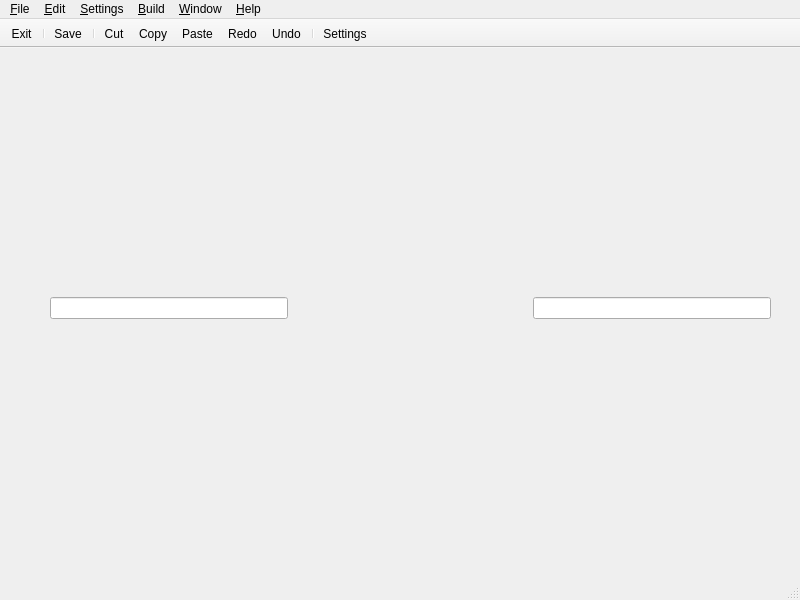
<?xml version="1.0" encoding="UTF-8"?>
<ui version="4.0">
 <class>MainWindow</class>
 <widget class="QMainWindow" name="MainWindow">
  <property name="geometry">
   <rect>
    <x>0</x>
    <y>0</y>
    <width>800</width>
    <height>600</height>
   </rect>
  </property>
  <property name="windowTitle">
   <string>Buttons and Actions Template</string>
  </property>
  <widget class="QWidget" name="centralwidget">
   <widget class="QWidget" name="horizontalLayoutWidget">
    <property name="geometry">
     <rect>
      <x>50</x>
      <y>220</y>
      <width>721</width>
      <height>80</height>
     </rect>
    </property>
    <layout class="QHBoxLayout" name="horizontalLayout">
     <item>
      <widget class="QLineEdit" name="lineEditLeft"/>
     </item>
     <item>
      <spacer name="horizontalSpacer">
       <property name="orientation">
        <enum>Qt::Horizontal</enum>
       </property>
       <property name="sizeHint" stdset="0">
        <size>
         <width>168</width>
         <height>20</height>
        </size>
       </property>
      </spacer>
     </item>
     <item>
      <widget class="QLineEdit" name="lineEditRight"/>
     </item>
    </layout>
   </widget>
  </widget>
  <widget class="QMenuBar" name="menubarStandard">
   <property name="geometry">
    <rect>
     <x>0</x>
     <y>0</y>
     <width>800</width>
     <height>22</height>
    </rect>
   </property>
   <widget class="QMenu" name="menu_File">
    <property name="title">
     <string>&amp;File</string>
    </property>
    <addaction name="actionMenuSave"/>
    <addaction name="actionMenuSaveAs"/>
    <addaction name="separator"/>
    <addaction name="actionMenuExit"/>
   </widget>
   <widget class="QMenu" name="menu_Edit">
    <property name="title">
     <string>&amp;Edit</string>
    </property>
    <addaction name="actionMenuCopy"/>
    <addaction name="actionMenuCut"/>
    <addaction name="actionMenuPaste"/>
    <addaction name="actionMenuClear"/>
    <addaction name="separator"/>
    <addaction name="actionMenuRedo"/>
    <addaction name="actionMenuUndo"/>
    <addaction name="separator"/>
    <addaction name="actionMenuSelectAll"/>
   </widget>
   <widget class="QMenu" name="menu_Settings">
    <property name="title">
     <string>&amp;Settings</string>
    </property>
    <addaction name="actionMenuConfigure"/>
   </widget>
   <widget class="QMenu" name="menu_Window">
    <property name="title">
     <string>&amp;Window</string>
    </property>
    <addaction name="actionMenuMinimise"/>
    <addaction name="actionMenuMaximise"/>
   </widget>
   <widget class="QMenu" name="menu_Help">
    <property name="title">
     <string>&amp;Help</string>
    </property>
    <addaction name="actionMenuContextHelp"/>
    <addaction name="separator"/>
    <addaction name="actionMenuAbout"/>
    <addaction name="actionMenuAboutQt"/>
   </widget>
   <widget class="QMenu" name="menu_Build">
    <property name="title">
     <string>&amp;Build</string>
    </property>
    <addaction name="actionMenuRun"/>
   </widget>
   <addaction name="menu_File"/>
   <addaction name="menu_Edit"/>
   <addaction name="menu_Settings"/>
   <addaction name="menu_Build"/>
   <addaction name="menu_Window"/>
   <addaction name="menu_Help"/>
  </widget>
  <widget class="QStatusBar" name="statusbarStandard"/>
  <widget class="QToolBar" name="toolBarSmall">
   <property name="minimumSize">
    <size>
     <width>0</width>
     <height>0</height>
    </size>
   </property>
   <property name="cursor">
    <cursorShape>PointingHandCursor</cursorShape>
   </property>
   <property name="windowTitle">
    <string>toolBarSmall</string>
   </property>
   <property name="movable">
    <bool>false</bool>
   </property>
   <property name="iconSize">
    <size>
     <width>64</width>
     <height>64</height>
    </size>
   </property>
   <attribute name="toolBarArea">
    <enum>TopToolBarArea</enum>
   </attribute>
   <attribute name="toolBarBreak">
    <bool>false</bool>
   </attribute>
   <addaction name="actionExit"/>
   <addaction name="separator"/>
   <addaction name="actionSave"/>
   <addaction name="separator"/>
   <addaction name="actionCut"/>
   <addaction name="actionCopy"/>
   <addaction name="actionPaste"/>
   <addaction name="actionRedo"/>
   <addaction name="actionUndo"/>
   <addaction name="separator"/>
   <addaction name="actionSettings"/>
  </widget>
  <action name="actionAbout">
   <property name="icon">
    <iconset resource="buttonresource.qrc">
     <normaloff>:/Buttons/glassButtonAbout.png</normaloff>:/Buttons/glassButtonAbout.png</iconset>
   </property>
   <property name="text">
    <string>About</string>
   </property>
   <property name="toolTip">
    <string>About</string>
   </property>
  </action>
  <action name="actionAndroid">
   <property name="icon">
    <iconset resource="buttonresource.qrc">
     <normaloff>:/Buttons/glassButtonAndroid.png</normaloff>:/Buttons/glassButtonAndroid.png</iconset>
   </property>
   <property name="text">
    <string>Android</string>
   </property>
   <property name="toolTip">
    <string>Android</string>
   </property>
  </action>
  <action name="actionApacheWebServer">
   <property name="icon">
    <iconset resource="buttonresource.qrc">
     <normaloff>:/Buttons/glassButtonApacheWebServer.png</normaloff>:/Buttons/glassButtonApacheWebServer.png</iconset>
   </property>
   <property name="text">
    <string>Apache Web Server</string>
   </property>
   <property name="toolTip">
    <string>Apache Web Server</string>
   </property>
  </action>
  <action name="actionArduino">
   <property name="icon">
    <iconset resource="buttonresource.qrc">
     <normaloff>:/Buttons/glassButtonArduino.png</normaloff>:/Buttons/glassButtonArduino.png</iconset>
   </property>
   <property name="text">
    <string>Arduino</string>
   </property>
   <property name="toolTip">
    <string>Arduino</string>
   </property>
  </action>
  <action name="actionBash">
   <property name="icon">
    <iconset resource="buttonresource.qrc">
     <normaloff>:/Buttons/glassButtonBash.png</normaloff>:/Buttons/glassButtonBash.png</iconset>
   </property>
   <property name="text">
    <string>Bash</string>
   </property>
   <property name="toolTip">
    <string>Bash</string>
   </property>
  </action>
  <action name="actionC">
   <property name="icon">
    <iconset resource="buttonresource.qrc">
     <normaloff>:/Buttons/glassButtonC.png</normaloff>:/Buttons/glassButtonC.png</iconset>
   </property>
   <property name="text">
    <string>C</string>
   </property>
   <property name="toolTip">
    <string>C</string>
   </property>
  </action>
  <action name="actionCpp">
   <property name="icon">
    <iconset resource="buttonresource.qrc">
     <normaloff>:/Buttons/glassButtonC++.png</normaloff>:/Buttons/glassButtonC++.png</iconset>
   </property>
   <property name="text">
    <string>C++</string>
   </property>
   <property name="toolTip">
    <string>C++</string>
   </property>
  </action>
  <action name="actionCancel">
   <property name="icon">
    <iconset resource="buttonresource.qrc">
     <normaloff>:/Buttons/glassButtonCancel.png</normaloff>:/Buttons/glassButtonCancel.png</iconset>
   </property>
   <property name="text">
    <string>Cancel</string>
   </property>
   <property name="toolTip">
    <string>Cancel</string>
   </property>
  </action>
  <action name="actionClear">
   <property name="icon">
    <iconset resource="buttonresource.qrc">
     <normaloff>:/Buttons/glassButtonClear.png</normaloff>:/Buttons/glassButtonClear.png</iconset>
   </property>
   <property name="text">
    <string>Clear</string>
   </property>
   <property name="toolTip">
    <string>Clear</string>
   </property>
  </action>
  <action name="actionCMake">
   <property name="icon">
    <iconset resource="buttonresource.qrc">
     <normaloff>:/Buttons/glassButtonCMake.png</normaloff>:/Buttons/glassButtonCMake.png</iconset>
   </property>
   <property name="text">
    <string>CMake</string>
   </property>
   <property name="toolTip">
    <string>CMake</string>
   </property>
  </action>
  <action name="actionCopy">
   <property name="icon">
    <iconset resource="buttonresource.qrc">
     <normaloff>:/Buttons/glassButtonCopy.png</normaloff>:/Buttons/glassButtonCopy.png</iconset>
   </property>
   <property name="text">
    <string>Copy</string>
   </property>
   <property name="toolTip">
    <string>Copy</string>
   </property>
  </action>
  <action name="actionCSS">
   <property name="icon">
    <iconset resource="buttonresource.qrc">
     <normaloff>:/Buttons/glassButtonCSS.png</normaloff>:/Buttons/glassButtonCSS.png</iconset>
   </property>
   <property name="text">
    <string>CSS</string>
   </property>
   <property name="toolTip">
    <string>CSS</string>
   </property>
  </action>
  <action name="actionCut">
   <property name="icon">
    <iconset resource="buttonresource.qrc">
     <normaloff>:/Buttons/glassButtonCut.png</normaloff>:/Buttons/glassButtonCut.png</iconset>
   </property>
   <property name="text">
    <string>Cut</string>
   </property>
   <property name="toolTip">
    <string>Cut</string>
   </property>
  </action>
  <action name="actionDoxygen">
   <property name="icon">
    <iconset resource="buttonresource.qrc">
     <normaloff>:/Buttons/glassButtonDoxygen.png</normaloff>:/Buttons/glassButtonDoxygen.png</iconset>
   </property>
   <property name="text">
    <string>Doxygen</string>
   </property>
   <property name="toolTip">
    <string>Doxygen</string>
   </property>
  </action>
  <action name="actionExit">
   <property name="icon">
    <iconset resource="buttonresource.qrc">
     <normaloff>:/Buttons/glassButtonExit.png</normaloff>:/Buttons/glassButtonExit.png</iconset>
   </property>
   <property name="text">
    <string>Exit</string>
   </property>
   <property name="toolTip">
    <string>Exit</string>
   </property>
  </action>
  <action name="actionGit">
   <property name="icon">
    <iconset resource="buttonresource.qrc">
     <normaloff>:/Buttons/glassButtonGit.png</normaloff>:/Buttons/glassButtonGit.png</iconset>
   </property>
   <property name="text">
    <string>Git</string>
   </property>
   <property name="toolTip">
    <string>Git</string>
   </property>
  </action>
  <action name="actionGitHub">
   <property name="icon">
    <iconset resource="buttonresource.qrc">
     <normaloff>:/Buttons/glassButtonGitHub.png</normaloff>:/Buttons/glassButtonGitHub.png</iconset>
   </property>
   <property name="text">
    <string>GitHub</string>
   </property>
   <property name="toolTip">
    <string>GitHub</string>
   </property>
  </action>
  <action name="actionGraphViz">
   <property name="icon">
    <iconset resource="buttonresource.qrc">
     <normaloff>:/Buttons/glassButtonGraphViz.png</normaloff>:/Buttons/glassButtonGraphViz.png</iconset>
   </property>
   <property name="text">
    <string>GraphViz</string>
   </property>
   <property name="toolTip">
    <string>GraphViz</string>
   </property>
  </action>
  <action name="actionHelp">
   <property name="icon">
    <iconset resource="buttonresource.qrc">
     <normaloff>:/Buttons/glassButtonHelp.png</normaloff>:/Buttons/glassButtonHelp.png</iconset>
   </property>
   <property name="text">
    <string>Help</string>
   </property>
   <property name="toolTip">
    <string>Help</string>
   </property>
  </action>
  <action name="actionHTML">
   <property name="icon">
    <iconset resource="buttonresource.qrc">
     <normaloff>:/Buttons/glassButtonHtml.png</normaloff>:/Buttons/glassButtonHtml.png</iconset>
   </property>
   <property name="text">
    <string>HTML</string>
   </property>
   <property name="toolTip">
    <string>HTML</string>
   </property>
  </action>
  <action name="actionImages">
   <property name="icon">
    <iconset resource="buttonresource.qrc">
     <normaloff>:/Buttons/glassButtonImages.png</normaloff>:/Buttons/glassButtonImages.png</iconset>
   </property>
   <property name="text">
    <string>Images</string>
   </property>
   <property name="toolTip">
    <string>Images</string>
   </property>
  </action>
  <action name="actioniOS">
   <property name="icon">
    <iconset resource="buttonresource.qrc">
     <normaloff>:/Buttons/glassButtonIos.png</normaloff>:/Buttons/glassButtonIos.png</iconset>
   </property>
   <property name="text">
    <string>iOS</string>
   </property>
   <property name="toolTip">
    <string>iOS</string>
   </property>
  </action>
  <action name="actionJava">
   <property name="icon">
    <iconset resource="buttonresource.qrc">
     <normaloff>:/Buttons/glassButtonJava.png</normaloff>:/Buttons/glassButtonJava.png</iconset>
   </property>
   <property name="text">
    <string>Java</string>
   </property>
   <property name="toolTip">
    <string>Java</string>
   </property>
  </action>
  <action name="actionKDoc">
   <property name="icon">
    <iconset resource="buttonresource.qrc">
     <normaloff>:/Buttons/glassButtonKDoc.png</normaloff>:/Buttons/glassButtonKDoc.png</iconset>
   </property>
   <property name="text">
    <string>KDoc</string>
   </property>
   <property name="toolTip">
    <string>KDoc</string>
   </property>
  </action>
  <action name="actionKotlin">
   <property name="icon">
    <iconset resource="buttonresource.qrc">
     <normaloff>:/Buttons/glassButtonKotlin.png</normaloff>:/Buttons/glassButtonKotlin.png</iconset>
   </property>
   <property name="text">
    <string>Kotlin</string>
   </property>
   <property name="toolTip">
    <string>Kotlin</string>
   </property>
  </action>
  <action name="actionList">
   <property name="icon">
    <iconset resource="buttonresource.qrc">
     <normaloff>:/Buttons/glassButtonList.png</normaloff>:/Buttons/glassButtonList.png</iconset>
   </property>
   <property name="text">
    <string>List</string>
   </property>
   <property name="toolTip">
    <string>List</string>
   </property>
  </action>
  <action name="actionLoad">
   <property name="icon">
    <iconset resource="buttonresource.qrc">
     <normaloff>:/Buttons/glassButtonLoad.png</normaloff>:/Buttons/glassButtonLoad.png</iconset>
   </property>
   <property name="text">
    <string>Load</string>
   </property>
   <property name="toolTip">
    <string>Load</string>
   </property>
  </action>
  <action name="actionMySql">
   <property name="icon">
    <iconset resource="buttonresource.qrc">
     <normaloff>:/Buttons/glassButtonMySql.png</normaloff>:/Buttons/glassButtonMySql.png</iconset>
   </property>
   <property name="text">
    <string>MySQL</string>
   </property>
   <property name="toolTip">
    <string>MySQL</string>
   </property>
  </action>
  <action name="actionNew">
   <property name="icon">
    <iconset resource="buttonresource.qrc">
     <normaloff>:/Buttons/glassButtonNew.png</normaloff>:/Buttons/glassButtonNew.png</iconset>
   </property>
   <property name="text">
    <string>New</string>
   </property>
   <property name="toolTip">
    <string>New</string>
   </property>
  </action>
  <action name="actionNo">
   <property name="icon">
    <iconset resource="buttonresource.qrc">
     <normaloff>:/Buttons/glassButtonNo.png</normaloff>:/Buttons/glassButtonNo.png</iconset>
   </property>
   <property name="text">
    <string>No</string>
   </property>
   <property name="toolTip">
    <string>No</string>
   </property>
  </action>
  <action name="actionOverWrite">
   <property name="icon">
    <iconset resource="buttonresource.qrc">
     <normaloff>:/Buttons/glassButtonOverWrite.png</normaloff>:/Buttons/glassButtonOverWrite.png</iconset>
   </property>
   <property name="text">
    <string>Over Write</string>
   </property>
   <property name="toolTip">
    <string>Over Write</string>
   </property>
  </action>
  <action name="actionPaste">
   <property name="icon">
    <iconset resource="buttonresource.qrc">
     <normaloff>:/Buttons/glassButtonPaste.png</normaloff>:/Buttons/glassButtonPaste.png</iconset>
   </property>
   <property name="text">
    <string>Paste</string>
   </property>
   <property name="toolTip">
    <string>Paste</string>
   </property>
  </action>
  <action name="actionPhp">
   <property name="icon">
    <iconset resource="buttonresource.qrc">
     <normaloff>:/Buttons/glassButtonPhp.png</normaloff>:/Buttons/glassButtonPhp.png</iconset>
   </property>
   <property name="text">
    <string>PHP</string>
   </property>
   <property name="toolTip">
    <string>PHP</string>
   </property>
  </action>
  <action name="actionPostgreSql">
   <property name="icon">
    <iconset resource="buttonresource.qrc">
     <normaloff>:/Buttons/glassButtonPostgreSql.png</normaloff>:/Buttons/glassButtonPostgreSql.png</iconset>
   </property>
   <property name="text">
    <string>PostgreSql</string>
   </property>
   <property name="toolTip">
    <string>PostggreSql</string>
   </property>
  </action>
  <action name="actionPrint">
   <property name="icon">
    <iconset resource="buttonresource.qrc">
     <normaloff>:/Buttons/glassButtonPrint.png</normaloff>:/Buttons/glassButtonPrint.png</iconset>
   </property>
   <property name="text">
    <string>Print</string>
   </property>
   <property name="toolTip">
    <string>Print</string>
   </property>
  </action>
  <action name="actionPython">
   <property name="icon">
    <iconset resource="buttonresource.qrc">
     <normaloff>:/Buttons/glassButtonPython.png</normaloff>:/Buttons/glassButtonPython.png</iconset>
   </property>
   <property name="text">
    <string>Python</string>
   </property>
   <property name="toolTip">
    <string>Python</string>
   </property>
  </action>
  <action name="actionQt">
   <property name="icon">
    <iconset resource="buttonresource.qrc">
     <normaloff>:/Buttons/glassButtonQt.png</normaloff>:/Buttons/glassButtonQt.png</iconset>
   </property>
   <property name="text">
    <string>Qt</string>
   </property>
   <property name="toolTip">
    <string>Qt</string>
   </property>
  </action>
  <action name="actionQtAbout">
   <property name="icon">
    <iconset resource="buttonresource.qrc">
     <normaloff>:/Buttons/glassButtonQtAbout.png</normaloff>:/Buttons/glassButtonQtAbout.png</iconset>
   </property>
   <property name="text">
    <string>Qt About</string>
   </property>
   <property name="toolTip">
    <string>Qt About</string>
   </property>
  </action>
  <action name="actionQtDesigner">
   <property name="icon">
    <iconset resource="buttonresource.qrc">
     <normaloff>:/Buttons/glassButtonQtDesigner.png</normaloff>:/Buttons/glassButtonQtDesigner.png</iconset>
   </property>
   <property name="text">
    <string>Qt Designer</string>
   </property>
   <property name="toolTip">
    <string>Qt Designer</string>
   </property>
  </action>
  <action name="actionQtPython">
   <property name="icon">
    <iconset resource="buttonresource.qrc">
     <normaloff>:/Buttons/glassButtonQtPython.png</normaloff>:/Buttons/glassButtonQtPython.png</iconset>
   </property>
   <property name="text">
    <string>Qt Python</string>
   </property>
   <property name="toolTip">
    <string>Qt Python</string>
   </property>
  </action>
  <action name="actionQuit">
   <property name="icon">
    <iconset resource="buttonresource.qrc">
     <normaloff>:/Buttons/glassButtonQuit.png</normaloff>:/Buttons/glassButtonQuit.png</iconset>
   </property>
   <property name="text">
    <string>Quit</string>
   </property>
   <property name="toolTip">
    <string>Quit</string>
   </property>
  </action>
  <action name="actionRedo">
   <property name="icon">
    <iconset resource="buttonresource.qrc">
     <normaloff>:/Buttons/glassButtonRedo.png</normaloff>:/Buttons/glassButtonRedo.png</iconset>
   </property>
   <property name="text">
    <string>Redo</string>
   </property>
   <property name="toolTip">
    <string>Redo</string>
   </property>
  </action>
  <action name="actionRename">
   <property name="icon">
    <iconset resource="buttonresource.qrc">
     <normaloff>:/Buttons/glassButtonRename.png</normaloff>:/Buttons/glassButtonRename.png</iconset>
   </property>
   <property name="text">
    <string>Rename</string>
   </property>
   <property name="toolTip">
    <string>Rename</string>
   </property>
  </action>
  <action name="actionReset">
   <property name="icon">
    <iconset resource="buttonresource.qrc">
     <normaloff>:/Buttons/glassButtonReset.png</normaloff>:/Buttons/glassButtonReset.png</iconset>
   </property>
   <property name="text">
    <string>Reset</string>
   </property>
   <property name="toolTip">
    <string>Reset</string>
   </property>
  </action>
  <action name="actionResourceCompiler">
   <property name="icon">
    <iconset resource="buttonresource.qrc">
     <normaloff>:/Buttons/glassButtonResourceCompiler.png</normaloff>:/Buttons/glassButtonResourceCompiler.png</iconset>
   </property>
   <property name="text">
    <string>Resource Compiler</string>
   </property>
   <property name="toolTip">
    <string>Resource Compiler</string>
   </property>
  </action>
  <action name="actionRun">
   <property name="icon">
    <iconset resource="buttonresource.qrc">
     <normaloff>:/Buttons/glassButtonRun.png</normaloff>:/Buttons/glassButtonRun.png</iconset>
   </property>
   <property name="text">
    <string>Run</string>
   </property>
   <property name="toolTip">
    <string>Run</string>
   </property>
  </action>
  <action name="actionSave">
   <property name="icon">
    <iconset resource="buttonresource.qrc">
     <normaloff>:/Buttons/glassButtonSave.png</normaloff>:/Buttons/glassButtonSave.png</iconset>
   </property>
   <property name="text">
    <string>Save</string>
   </property>
   <property name="toolTip">
    <string>Save</string>
   </property>
  </action>
  <action name="actionSaveAs">
   <property name="icon">
    <iconset resource="buttonresource.qrc">
     <normaloff>:/Buttons/glassButtonSaveAs.png</normaloff>:/Buttons/glassButtonSaveAs.png</iconset>
   </property>
   <property name="text">
    <string>Save As</string>
   </property>
   <property name="toolTip">
    <string>Save As</string>
   </property>
  </action>
  <action name="actionScript">
   <property name="icon">
    <iconset resource="buttonresource.qrc">
     <normaloff>:/Buttons/glassButtonScript.png</normaloff>:/Buttons/glassButtonScript.png</iconset>
   </property>
   <property name="text">
    <string>Script</string>
   </property>
   <property name="toolTip">
    <string>Script</string>
   </property>
  </action>
  <action name="actionSelect">
   <property name="icon">
    <iconset resource="buttonresource.qrc">
     <normaloff>:/Buttons/glassButtonSelect.png</normaloff>:/Buttons/glassButtonSelect.png</iconset>
   </property>
   <property name="text">
    <string>Select</string>
   </property>
   <property name="toolTip">
    <string>Select</string>
   </property>
  </action>
  <action name="actionSettings">
   <property name="icon">
    <iconset resource="buttonresource.qrc">
     <normaloff>:/Buttons/glassButtonSettings.png</normaloff>:/Buttons/glassButtonSettings.png</iconset>
   </property>
   <property name="text">
    <string>Settings</string>
   </property>
   <property name="toolTip">
    <string>Settings</string>
   </property>
  </action>
  <action name="actionSqlLite">
   <property name="icon">
    <iconset resource="buttonresource.qrc">
     <normaloff>:/Buttons/glassButtonSqllite.png</normaloff>:/Buttons/glassButtonSqllite.png</iconset>
   </property>
   <property name="text">
    <string>SQL Lite</string>
   </property>
   <property name="toolTip">
    <string>SQL Lite</string>
   </property>
  </action>
  <action name="actionStart">
   <property name="icon">
    <iconset resource="buttonresource.qrc">
     <normaloff>:/Buttons/glassButtonStart.png</normaloff>:/Buttons/glassButtonStart.png</iconset>
   </property>
   <property name="text">
    <string>Start</string>
   </property>
   <property name="toolTip">
    <string>Start</string>
   </property>
  </action>
  <action name="actionStop">
   <property name="icon">
    <iconset resource="buttonresource.qrc">
     <normaloff>:/Buttons/glassButtonStop.png</normaloff>:/Buttons/glassButtonStop.png</iconset>
   </property>
   <property name="text">
    <string>Stop</string>
   </property>
   <property name="toolTip">
    <string>Stop</string>
   </property>
  </action>
  <action name="actionUndo">
   <property name="icon">
    <iconset resource="buttonresource.qrc">
     <normaloff>:/Buttons/glassButtonUndo.png</normaloff>:/Buttons/glassButtonUndo.png</iconset>
   </property>
   <property name="text">
    <string>Undo</string>
   </property>
   <property name="toolTip">
    <string>Undo</string>
   </property>
  </action>
  <action name="actionUsb">
   <property name="icon">
    <iconset resource="buttonresource.qrc">
     <normaloff>:/Buttons/glassButtonUsb.png</normaloff>:/Buttons/glassButtonUsb.png</iconset>
   </property>
   <property name="text">
    <string>USB</string>
   </property>
   <property name="toolTip">
    <string>USB</string>
   </property>
  </action>
  <action name="actionUserInterface">
   <property name="icon">
    <iconset resource="buttonresource.qrc">
     <normaloff>:/Buttons/glassButtonUserInterface.png</normaloff>:/Buttons/glassButtonUserInterface.png</iconset>
   </property>
   <property name="text">
    <string>User Interface</string>
   </property>
   <property name="toolTip">
    <string>User Interface</string>
   </property>
  </action>
  <action name="actionVSCode">
   <property name="icon">
    <iconset resource="buttonresource.qrc">
     <normaloff>:/Buttons/glassButtonVSCode.png</normaloff>:/Buttons/glassButtonVSCode.png</iconset>
   </property>
   <property name="text">
    <string>VS Code</string>
   </property>
   <property name="toolTip">
    <string>VS Code</string>
   </property>
  </action>
  <action name="actionWrite">
   <property name="icon">
    <iconset resource="buttonresource.qrc">
     <normaloff>:/Buttons/glassButtonWrite.png</normaloff>:/Buttons/glassButtonWrite.png</iconset>
   </property>
   <property name="text">
    <string>Write</string>
   </property>
   <property name="toolTip">
    <string>Write</string>
   </property>
  </action>
  <action name="actionWww">
   <property name="icon">
    <iconset resource="buttonresource.qrc">
     <normaloff>:/Buttons/glassButtonWWW.png</normaloff>:/Buttons/glassButtonWWW.png</iconset>
   </property>
   <property name="text">
    <string>WWW</string>
   </property>
   <property name="toolTip">
    <string>WWW</string>
   </property>
  </action>
  <action name="actionYes">
   <property name="icon">
    <iconset resource="buttonresource.qrc">
     <normaloff>:/Buttons/glassButtonYes.png</normaloff>:/Buttons/glassButtonYes.png</iconset>
   </property>
   <property name="text">
    <string>Yes</string>
   </property>
   <property name="toolTip">
    <string>Tes</string>
   </property>
  </action>
  <action name="actionAbort">
   <property name="icon">
    <iconset resource="buttonresource.qrc">
     <normaloff>:/Buttons/glassButtonAbort.png</normaloff>:/Buttons/glassButtonAbort.png</iconset>
   </property>
   <property name="text">
    <string>Abort</string>
   </property>
   <property name="toolTip">
    <string>Abort</string>
   </property>
  </action>
  <action name="actionConfigure">
   <property name="icon">
    <iconset resource="buttonresource.qrc">
     <normaloff>:/Buttons/glassButtonConfigure.png</normaloff>:/Buttons/glassButtonConfigure.png</iconset>
   </property>
   <property name="text">
    <string>Configure</string>
   </property>
   <property name="toolTip">
    <string>Configure</string>
   </property>
  </action>
  <action name="actionDia">
   <property name="icon">
    <iconset resource="buttonresource.qrc">
     <normaloff>:/Buttons/glassButtonDia.png</normaloff>:/Buttons/glassButtonDia.png</iconset>
   </property>
   <property name="text">
    <string>Dia</string>
   </property>
   <property name="toolTip">
    <string>Dia</string>
   </property>
  </action>
  <action name="actionPyQt">
   <property name="icon">
    <iconset resource="buttonresource.qrc">
     <normaloff>:/Buttons/glassButtonPyQt.png</normaloff>:/Buttons/glassButtonPyQt.png</iconset>
   </property>
   <property name="text">
    <string>PyQt</string>
   </property>
   <property name="toolTip">
    <string>PyQt</string>
   </property>
  </action>
  <action name="actionPySide">
   <property name="icon">
    <iconset resource="buttonresource.qrc">
     <normaloff>:/Buttons/glassButtonPySide.png</normaloff>:/Buttons/glassButtonPySide.png</iconset>
   </property>
   <property name="text">
    <string>PySide</string>
   </property>
   <property name="toolTip">
    <string>PySide</string>
   </property>
  </action>
  <action name="actionMinimise">
   <property name="icon">
    <iconset resource="buttonresource.qrc">
     <normaloff>:/Buttons/glassButtonMinimise.png</normaloff>:/Buttons/glassButtonMinimise.png</iconset>
   </property>
   <property name="text">
    <string>Minimise</string>
   </property>
   <property name="toolTip">
    <string>Minimise</string>
   </property>
  </action>
  <action name="actionMaximise">
   <property name="icon">
    <iconset resource="buttonresource.qrc">
     <normaloff>:/Buttons/glassButtonMaximise.png</normaloff>:/Buttons/glassButtonMaximise.png</iconset>
   </property>
   <property name="text">
    <string>Maximise</string>
   </property>
   <property name="toolTip">
    <string>Maximise</string>
   </property>
  </action>
  <action name="actionContextHelp">
   <property name="text">
    <string>Context Help</string>
   </property>
   <property name="toolTip">
    <string>Context Help</string>
   </property>
  </action>
  <action name="actionSetUp">
   <property name="icon">
    <iconset resource="buttonresource.qrc">
     <normaloff>:/Buttons/glassButtonSetUp.png</normaloff>:/Buttons/glassButtonSetUp.png</iconset>
   </property>
   <property name="text">
    <string>Set Up</string>
   </property>
   <property name="toolTip">
    <string>Set Up</string>
   </property>
  </action>
  <action name="actionMenuMinimise">
   <property name="text">
    <string>Minimise</string>
   </property>
  </action>
  <action name="actionMenuMaximise">
   <property name="text">
    <string>Maximise</string>
   </property>
  </action>
  <action name="actionMenuContextHelp">
   <property name="text">
    <string>Context Help</string>
   </property>
   <property name="toolTip">
    <string>Context Help</string>
   </property>
   <property name="shortcut">
    <string>F1</string>
   </property>
  </action>
  <action name="actionMenuExit">
   <property name="text">
    <string>Exit</string>
   </property>
   <property name="toolTip">
    <string>Exit</string>
   </property>
   <property name="shortcut">
    <string>Ctrl+Q</string>
   </property>
  </action>
  <action name="actionMenuCopy">
   <property name="text">
    <string>Copy</string>
   </property>
   <property name="shortcut">
    <string>Ctrl+C</string>
   </property>
  </action>
  <action name="actionMenuCut">
   <property name="text">
    <string>Cut</string>
   </property>
   <property name="shortcut">
    <string>Ctrl+X</string>
   </property>
  </action>
  <action name="actionMenuPaste">
   <property name="text">
    <string>Paste</string>
   </property>
   <property name="shortcut">
    <string>Ctrl+V</string>
   </property>
  </action>
  <action name="actionMenuRedo">
   <property name="text">
    <string>Redo</string>
   </property>
   <property name="shortcut">
    <string>Ctrl+Y</string>
   </property>
  </action>
  <action name="actionMenuUndo">
   <property name="text">
    <string>Undo</string>
   </property>
   <property name="shortcut">
    <string>Ctrl+Z</string>
   </property>
  </action>
  <action name="actionMenuClear">
   <property name="text">
    <string>Clear</string>
   </property>
  </action>
  <action name="actionMenuSelectAll">
   <property name="text">
    <string>Select All</string>
   </property>
   <property name="shortcut">
    <string>Ctrl+A</string>
   </property>
  </action>
  <action name="actionMenuSave">
   <property name="text">
    <string>Save</string>
   </property>
   <property name="shortcut">
    <string>Ctrl+S</string>
   </property>
  </action>
  <action name="actionMenuSaveAs">
   <property name="text">
    <string>Save As</string>
   </property>
   <property name="shortcut">
    <string>Ctrl+Shift+S</string>
   </property>
  </action>
  <action name="actionMenuConfigure">
   <property name="text">
    <string>Configure</string>
   </property>
  </action>
  <action name="actionMenuAbout">
   <property name="text">
    <string>About</string>
   </property>
  </action>
  <action name="actionMenuAboutQt">
   <property name="text">
    <string>About Qt</string>
   </property>
  </action>
  <action name="actionMenuRun">
   <property name="text">
    <string>Run</string>
   </property>
   <property name="shortcut">
    <string>Ctrl+R</string>
   </property>
  </action>
 </widget>
 <resources>
  <include location="buttonresource.qrc"/>
 </resources>
 <connections/>
</ui>
